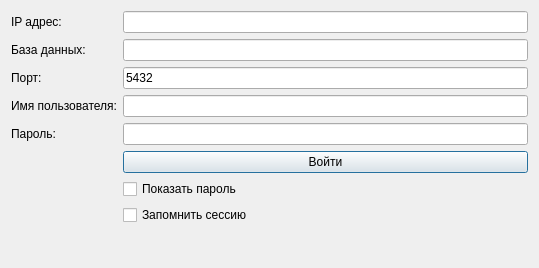
<?xml version="1.0" encoding="UTF-8"?>
<ui version="4.0">
 <class>Authorization</class>
 <widget class="QDialog" name="Authorization">
  <property name="geometry">
   <rect>
    <x>0</x>
    <y>0</y>
    <width>539</width>
    <height>268</height>
   </rect>
  </property>
  <property name="maximumSize">
   <size>
    <width>539</width>
    <height>268</height>
   </size>
  </property>
  <property name="windowTitle">
   <string>Вход в систему</string>
  </property>
  <property name="windowIcon">
   <iconset>
    <normaloff>../../../Загрузки/icon.png</normaloff>../../../Загрузки/icon.png</iconset>
  </property>
  <layout class="QGridLayout" name="gridLayout">
   <item row="0" column="0" colspan="2">
    <layout class="QGridLayout" name="LoginAll_Layout">
     <item row="1" column="0">
      <layout class="QFormLayout" name="Login_Layout">
       <item row="0" column="0">
        <widget class="QLabel" name="host_Label">
         <property name="text">
          <string>IP адрес:</string>
         </property>
        </widget>
       </item>
       <item row="0" column="1">
        <widget class="QLineEdit" name="Host_Edit"/>
       </item>
       <item row="1" column="0">
        <widget class="QLabel" name="label">
         <property name="text">
          <string>База данных:</string>
         </property>
        </widget>
       </item>
       <item row="1" column="1">
        <widget class="QLineEdit" name="DataBase_Edit"/>
       </item>
       <item row="2" column="0">
        <widget class="QLabel" name="Port_Label">
         <property name="text">
          <string>Порт:</string>
         </property>
        </widget>
       </item>
       <item row="2" column="1">
        <widget class="QLineEdit" name="Port_Edit">
         <property name="text">
          <string>5432</string>
         </property>
        </widget>
       </item>
       <item row="3" column="0">
        <widget class="QLabel" name="Login_Label">
         <property name="text">
          <string>Имя пользователя:</string>
         </property>
        </widget>
       </item>
       <item row="3" column="1">
        <widget class="QLineEdit" name="Login_Edit"/>
       </item>
       <item row="4" column="0">
        <widget class="QLabel" name="Password_Label">
         <property name="text">
          <string>Пароль:</string>
         </property>
        </widget>
       </item>
       <item row="4" column="1">
        <widget class="QLineEdit" name="Password_Edit">
         <property name="locale">
          <locale language="Russian" country="Russia"/>
         </property>
         <property name="echoMode">
          <enum>QLineEdit::Password</enum>
         </property>
        </widget>
       </item>
       <item row="5" column="1">
        <widget class="QPushButton" name="TryLogin_Button">
         <property name="text">
          <string>Войти</string>
         </property>
        </widget>
       </item>
       <item row="7" column="1">
        <widget class="QCheckBox" name="SaveLoginStrings_checkBox">
         <property name="text">
          <string>Запомнить сессию</string>
         </property>
        </widget>
       </item>
       <item row="6" column="1">
        <widget class="QCheckBox" name="ShowPassword_checkBox">
         <property name="text">
          <string>Показать пароль</string>
         </property>
        </widget>
       </item>
      </layout>
     </item>
    </layout>
   </item>
  </layout>
 </widget>
 <resources/>
 <connections/>
</ui>
